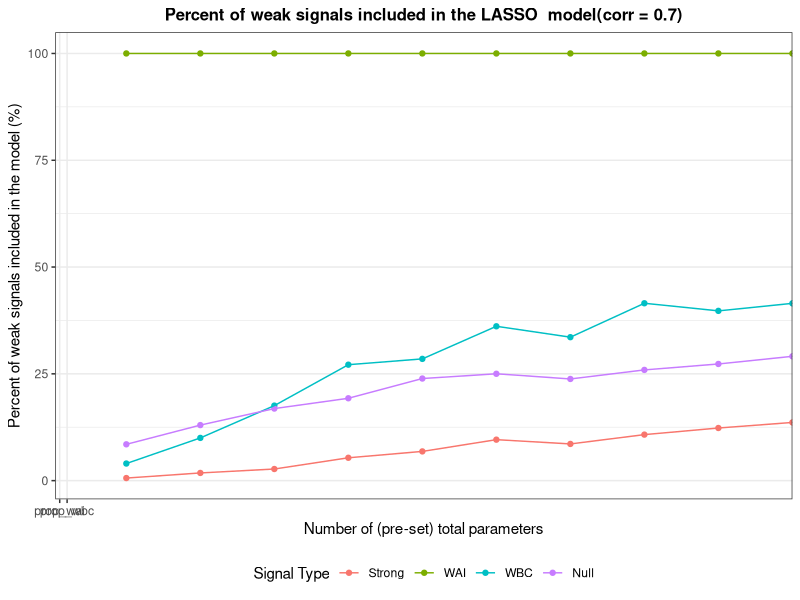
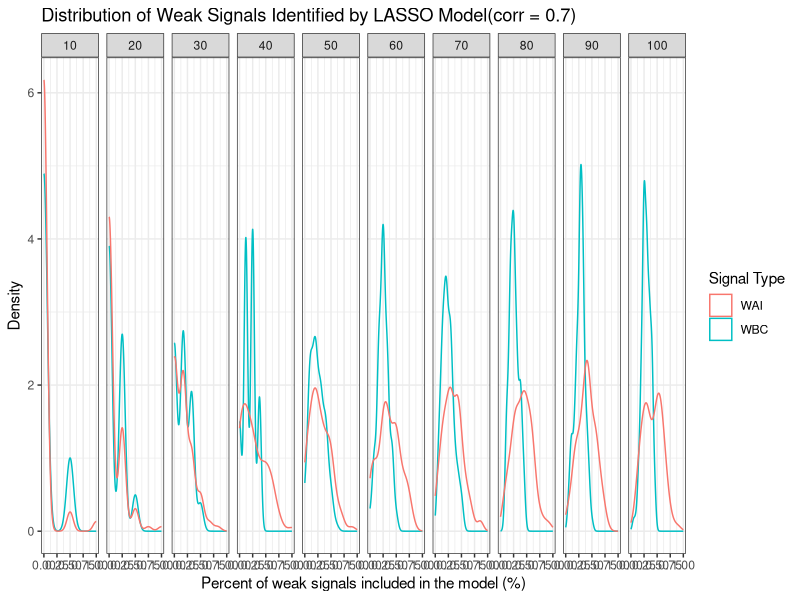
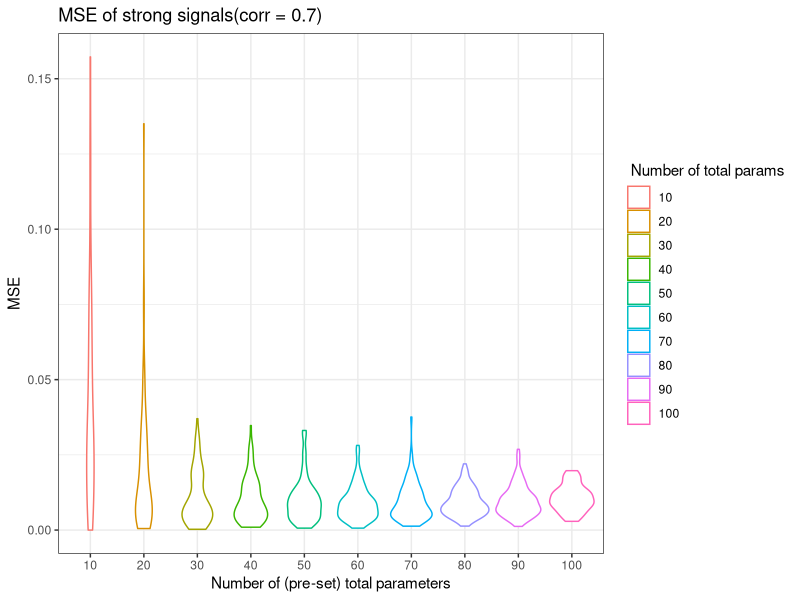

Reproduce these figures in R, in order.
## ---- chunk 1
library(tidyverse)
library(MASS)
library(matrixcalc)
library(pracma)
library(glmnet)
library(dplyr)

library(ggplot2)

knitr::opts_chunk$set(
	echo = TRUE,
	warning = FALSE,
	fig.width = 8, 
  fig.height = 6,
  out.width = "90%"
)

options(
  ggplot2.continuous.colour = "viridis",
  ggplot2.continuous.fill = "viridis"
)

scale_colour_discrete = scale_colour_viridis_d
scale_fill_discrete = scale_fill_viridis_d

theme_set(theme_minimal() + theme(legend.position = "bottom"))
## ---- chunk 2
sim_beta_strong = function(n_strong, coef_strong){
  rep(coef_strong, n_strong) + runif(n_strong, min = 0, max = coef_strong)
}


sim_data = function(n_sample = 200, n_parameter = 50, prop_strong = 0.1, prop_wbc = 0.2, prop_wai = 0.2, c = 1, cor = 0.3, coef_strong = 5) {
  # Numbers of four signals
  n_strong = as.integer(n_parameter * prop_strong) # strong
  n_wbc = as.integer(n_parameter * prop_wbc) # weak but correlated
  n_wai = as.integer(n_parameter * prop_wai) # weak and independent
  n_null = n_parameter - n_strong - n_wbc - n_wai # null
  
  if (n_null < 0) {
    return("Given parameters' proportions are not valid.")
  }
  
  bound = c * sqrt(log(n_parameter) / n_sample) # threshold of weak/strong, the default is 0.14
  if (coef_strong < bound) {
    coef_strong = coef_strong + 2 * bound
  }
  
  cor_matrix = diag(n_parameter)
  
  # add correlation
  for (i in 1:n_strong) {
    cor_matrix[i, (n_strong + n_wai + i)] = cor
    cor_matrix[i, (n_strong + n_wai + n_wbc + 1 - i)] = cor
    cor_matrix[(n_strong + n_wai + i), i] = cor
    cor_matrix[(n_strong + n_wai + n_wbc + 1 - i), i] = cor
  }
  
  
  if (!is.positive.definite(cor_matrix)) {
    return("The correlation matrix is not valid.")
  }
  
  # simulate the data from multivariate normal
  X = mvrnorm(n = n_sample, mu = rep(0, n_parameter), Sigma = cor_matrix) # var = 1, correlation = covariance
  
  beta = c(
    sim_beta_strong(n_strong, coef_strong),
    runif(min = bound/2, max = bound, n = n_wai), 
    runif(min = bound/2, max = bound, n = n_wbc),
    rep(0, n_null) 
  )
  
  Y = 1 + X %*% beta + rnorm(n_sample)
  data = as_tibble(data.frame(cbind(X, Y)))
  
  # Name the columns
  cols = c(
    str_c("strong", 1:n_strong, sep = "_"),
    str_c("wai", 1:n_wai, sep = "_"),
    str_c("wbc", 1:n_wbc, sep = "_"),
    str_c("null", 1:n_null, sep = "_"),
    "Y"
   )
   colnames(data) = cols
   data = data %>% 
     dplyr::select(Y, everything())

  list(beta = beta, 
       correlation = cor,
       n_parameter = n_parameter,
       prop_strong = prop_strong,
       prop_wbc = prop_wbc, 
       prop_wai = prop_wbc,
       n_strong = n_strong,
       n_wai = n_wai,
       n_wbc = n_wbc,
       data = data
       )
  
}



## ---- chunk 3
data_10_multi_100 = vector("list", length = 10)

for (i in 1:10) {
  num_parameter = 10*i
  
  output = vector("list", length = 100)
  
  for (j in 1:100) {
  output[[j]] =  sim_data(n_parameter = num_parameter, cor = 0.7)
  }
  
  data_10_multi_100[[i]] = output

}
## ---- chunk 4
# create a list to store all the non_zero parameters in each fit regression
para = vector("list", length = 10)
for (i in 1:10) {
  output_para = vector("list", length = 100)
  for (j in 1:100) {
    data = data_10_multi_100[[i]][[j]][[10]] 
    X = data%>% 
    dplyr::select(-Y) %>% 
    as.matrix()
    Y= data$Y
    # 10-fold CV using mean squared error
    fit.lasso <- cv.glmnet(X, Y, nfolds = 10,type.measure = "mse") 
    # one standard-error rule
    param.best <- fit.lasso$glmnet.fit$beta[, fit.lasso$lambda==fit.lasso$lambda.1se]
    output_para[[j]] = param.best[param.best != 0]
   
  }
  para[[i]] = output_para

}
## ---- chunk 5
#create a data frame indicate the information how models we fit for datasets in different scenarios perform in identifying signals
df = data.frame(matrix(ncol = 6, nrow = 0))
colnames(df) = c('n_parameter_total','n_parameter_selected', 'prop_strong','prop_wai','prop_wbc','prop_null')

for (i in 1:10){
   n_parameter_total = i*10
  for (j in 1:100){
    p = unlist(para[[i]][j])
    n_parameter_selected = length(p)
    pnames = strsplit(names(p), split = '_')
    name = c()
    for (n in 1: n_parameter_selected) {
      name[n]=pnames[[n]][1]
    }
    n_strong = length(name[name == 'strong'])
    n_wai = length(name[name == 'wai'])
    n_wbc = length(name[name == 'wbc'])
    n_null = length(name[name == 'null'])
    prop_strong = round(n_strong/i,digits=2)
    prop_wai = round(n_wai/(2*i),digits =2)
    prop_wbc = round(n_wbc/(2*i), digits =2)
    prop_null = round(n_null/(5*i), digits =2)
    df[(i-1)*100+j,]= c(n_parameter_total,n_parameter_selected,
                       prop_strong,prop_wai,prop_wbc,prop_null)
  }

}
## ---- chunk 6
#plot the proportion of each signals 
df_0.7 = df %>%
  group_by(n_parameter_total) %>%
  summarize(strong_prfm = mean(prop_strong),
         wai_prfm = mean(prop_wai),
         wbc_prfm = mean(prop_wbc), 
         null_prfm = mean(prop_null),
         corr = 0.7) 
df_0.7 %>% 
     ggplot(aes(x = n_parameter_total))+
  geom_point(aes(y=(strong_prfm)*100, color="prop_strong")) +
 geom_point(aes(y=(wai_prfm)*100, color="prop_wai")) + 
 geom_point(aes(y=(wbc_prfm)*100, color="prop_wbc")) +
  geom_point(aes(y=(null_prfm)*100, color="prop_null")) + 
  geom_line(aes(y=(strong_prfm)*100, color="prop_strong")) +
  geom_line(aes(y=(wai_prfm)*100, color="prop_wai")) + 
  geom_line(aes(y=(wbc_prfm)*100, color="prop_wbc")) + 
  geom_line(aes(y=(null_prfm)*100, color="prop_null")) + 
 labs(title = "Percent of weak signals included in the LASSO  model(corr = 0.7)",
       y = "Percent of weak signals included in the model (%)",
       x = "Number of (pre-set) total parameters") +  
  theme_bw() + 
  theme(plot.title = 
          element_text(hjust = 0.5, 
                       size=12, 
                       face='bold'), 
          legend.position = "bottom") +
  scale_x_discrete(limits=c( "prop_wai", "prop_wbc")) + 
  scale_color_discrete(name = "Signal Type", labels = c("Strong","WAI", "WBC","Null")) 
## ---- chunk 7
df %>% ggplot(aes()) +
  geom_density(aes(x = prop_wbc, color = "WBC")) + 
  geom_density(aes(x=prop_wai, color = "WAI")) +
  facet_grid(~n_parameter_total) +
  theme(legend.title=element_blank())+
  labs(title = "Distribution of Weak Signals Identified by LASSO Model(corr = 0.7)",
       x = "Percent of weak signals included in the model (%)",
       y = "Density") +  
   theme_bw()+
  scale_color_discrete(name = "Signal Type", labels = c( "WAI", "WBC"))

## ---- chunk 8
#calculate the MSE of strong coefficients
#create a litst to store the coefficients of strong signals in the "true" model
true_coef = vector('list', length = 10)
for (i in 1:10){
  output_coef = vector('list',length = 100)
  for (j in 1:100){
    coef = data_10_multi_100[[i]][[j]][1]
    coef_strong = coef[[1]][1:i]
    output_coef[[j]] = coef_strong
  }
  true_coef[[i]] = output_coef
}

#create a list to store the coefficients of strong signals in the fitted model 
fitted_coef = vector('list', length = 10)
for (i in 1:10){
  output_coef2 = vector('list', length = 100)
  for (j in 1:100){
    p = unlist(para[[i]][j]) 
    pnames2 = strsplit(names(p), split = '_')
    for (n in 1:length(p)){
      names(p)[n] = pnames2[[n]][1]
    }
    output_coef2[[j]] = p[names(p)=='strong']
  }
  fitted_coef[[i]] = output_coef2
}
## ---- chunk 9
#calculate the MSE for each scenarios
mse_df = data.frame(matrix (ncol = 0, nrow = 100))
for (i in 1:10){
  mse_list2 = c()
  for (j in 1:100){
    MSE = mean((true_coef[[i]][[j]] - fitted_coef[[i]][[j]])^2)
    mse_list2[j] = as.vector(MSE)
  }
  
  mse_df =cbind(mse_df,mse_list2)
}
names(mse_df) = c("10","20","30","40","50","60","70","80","90","100")
head(mse_df)
## ---- chunk 10
#plot of MSE for each scenarios against # of parameters
mse_df2 = mse_df %>%
  pivot_longer(
    everything(),
    names_to = "n_param_total",
    values_to = 'MSE') 


mse_df2 %>% 
   mutate(n_param_total = factor(n_param_total, levels=c(10,20,30,40,50,60,70,80,90,100))) %>% 
  ggplot()+
  geom_violin(aes(x = n_param_total, y = MSE, color = n_param_total))+
   labs(title = "MSE of strong signals(corr = 0.7)",
       x = "Number of (pre-set) total parameters",
       y = "MSE") +  
   theme_bw()+
  scale_color_discrete(name = " Number of total params", labels = c(10,20,30,40,50,60,70,80,90,100))
  
